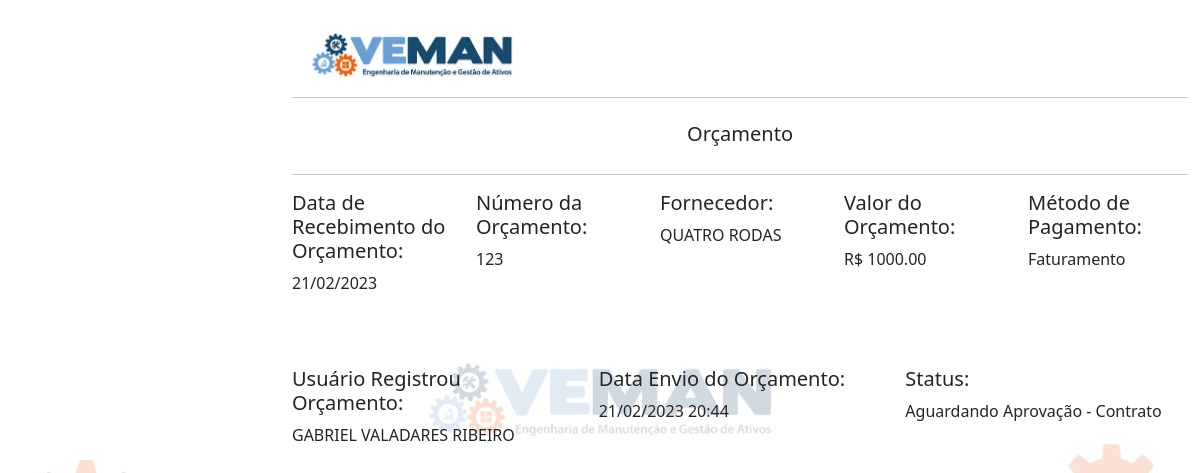
Page /visualizar_orcamento/1 on the committed database.
### vemango/models.py (models this page shows)
class Enviar_Orcamento(database.Model):
    id = database.Column(database.Integer, primary_key=True)
    numero_solicitacao = database.Column(database.String, nullable=False)
    numero_orcamento = database.Column(database.String, nullable=False)
    data_orcamento = database.Column(database.String, nullable=False)
    fornecedor = database.Column(database.String, nullable=False)
    valor_orcamento = database.Column(database.Numeric(10,2), nullable=False)
    metodo_pagamento = database.Column(database.String, nullable=False)
    anexo_orcamento = database.Column(database.String, nullable=False, default='Nome do Arquivo')
    usuario_registro = database.Column(database.String, nullable=False)
    data_hora_registro = database.Column(database.String, nullable=False)
    status = database.Column(database.String, nullable=False, default='Aguardando Aprovação - Departamento')
    usuario_reprovacao_departamento = database.Column(database.String, nullable=False, default='')
    data_hora_reprovacao_departamento = database.Column(database.String, nullable=False, default='')
    usuario_aprovacao_departamento = database.Column(database.String, nullable=False, default='')
    data_hora_aprovacao_departamento = database.Column(database.String, nullable=False, default='')

### vemango/routes.py (the view)
@app.route('/visualizar_orcamento/<orcamento_id>', methods=['GET', 'POST'])
def visualizar_orcamento(orcamento_id):
    orcamento = Enviar_Orcamento.query.get(orcamento_id)
    data_atual = datetime.now()
    data_atual_formatada = data_atual.strftime('%d/%m/%Y %H:%M')
    return render_template('visualizar_orcamento.html',orcamento=orcamento, data_atual_formatada=data_atual_formatada)

### vemango/templates/visualizar_orcamento.html (shortened to what this page needs)
<!DOCTYPE html>
<html lang="pt-br">
<head>
    <link href="https://cdn.jsdelivr.net/npm/bootstrap@5.0.0-beta1/dist/css/bootstrap.min.css" rel="stylesheet">
    <link rel="stylesheet" type="text/css" href="{{ url_for('static', filename='main.css') }}">
</head>
<body>
    <div class="container">
        <div class="row">
            <div class="col">
                 <img src="{{ url_for('static', filename='foto_veman/Veman.png') }} " class="rounded" width="240">
            </div>
            <div class="col-3">
            </div>
        </div>
        <hr>
        <div class="row">
            <div class="col g-2 p-1 mt-1  text-center">
                 <h5>Orçamento</h5>
            </div>
        </div>
        <hr>
        <div class="row">
            <div class="col">
                 <h5>Data de Recebimento do Orçamento:</h5>
                    {{ orcamento.data_orcamento }}
            </div>
            <div class="col">
                 <h5>Número da Orçamento:</h5>
                    {{ orcamento.numero_orcamento }}
            </div>
            <div class="col">
                 <h5>Fornecedor:</h5>
                    {{ orcamento.fornecedor }}
            </div>
            <div class="col">
                 <h5>Valor do Orçamento:</h5>
                    R$ {{ orcamento.valor_orcamento }}
            </div>
            <div class="col">
                 <h5>Método de Pagamento:</h5>
                    {{ orcamento.metodo_pagamento }}
            </div>
        </div>
        <br><br><br>
        <div class="row">
            <div class="col">
                 <h5>Usuário Registrou Orçamento:</h5>
                    {{ orcamento.usuario_registro }}
            </div>
            <div class="col">
                 <h5>Data Envio do Orçamento:</h5>
                    {{ orcamento.data_hora_registro }}
            </div>
            <div class="col">
                 <h5>Status:</h5>
                    {{ orcamento.status }}
            </div>
        </div>
    </div>
</body>
</html>

### vemango/static/main.css (style rules this page uses)
body { background: url("./foto_veman/backgroundd.png") no-repeat fixed center; background-size: 100%; padding-left: 280px; padding-top: 30px; }

### rows in the picture
Enviar_Orcamento: data_orcamento "21/02/2023", numero_orcamento "123", fornecedor "QUATRO RODAS", valor_orcamento "1000.00", metodo_pagamento "Faturamento", usuario_registro "GABRIEL VALADARES RIBEIRO", data_hora_registro "21/02/2023 20:44", status "Aguardando Aprovação - Contrato"
